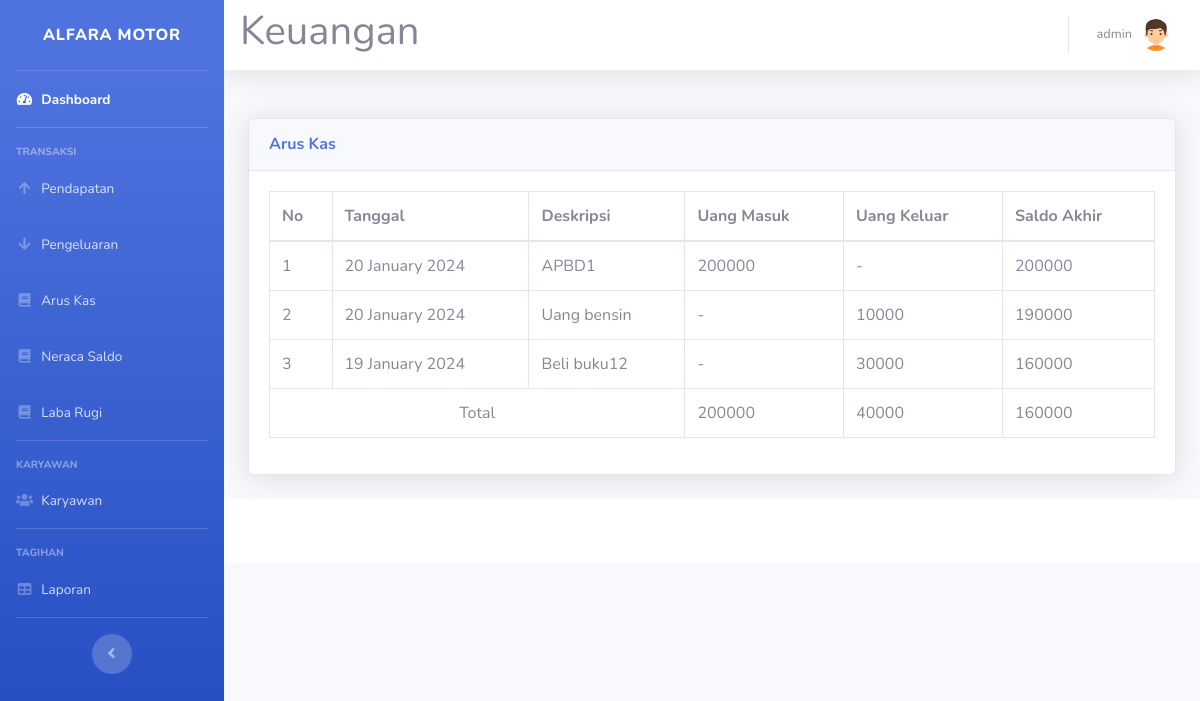
The app's page /arus_kas.php (signed in) with its own data.
### tables this page shows
CREATE TABLE `pemasukan` (
  `id_pemasukan` int(11) NOT NULL,
  `tgl_pemasukan` date NOT NULL,
  `jumlah` int(11) NOT NULL,
  `sumber` text NOT NULL,
  `status` int(11) NOT NULL
);

CREATE TABLE `pengeluaran` (
  `id_pengeluaran` int(11) NOT NULL,
  `tgl_pengeluaran` date NOT NULL,
  `jumlah` int(11) NOT NULL,
  `sumber` text NOT NULL,
  `status` int(11) NOT NULL
);

### arus_kas.php (the view, shortened to what this page needs)
<!DOCTYPE html>
<html lang="en">
<head>
    <link href="vendor/fontawesome-free/css/all.min.css" rel="stylesheet" type="text/css">
    <link href="css/sb-admin-2.min.css" rel="stylesheet">
</head>
<body id="page-top">
    <?php
    require('sidebar.php');
    ?>
    <div id="content">
        <?php require('navbar.php'); ?>
        <div class="container-fluid">
            <div class="row">
            </div>
            <div class="row">
                <div class="col-12">
                    <div class="card shadow mb-4">
                        <div class="card-header py-3">
                            <h6 class="m-0 font-weight-bold text-primary">Arus Kas</h6>
                        </div>
                        <div class="card-body">
                            <div class="table-responsive">
                                <?php
                                require 'koneksi.php';
                                $query_pemasukan = "SELECT tgl_pemasukan AS tanggal, sumber AS deskripsi, jumlah AS uang_masuk, '' AS uang_keluar FROM pemasukan";
                                $result_pemasukan = mysqli_query($koneksi, $query_pemasukan);
                                $query_pengeluaran = "SELECT tgl_pengeluaran AS tanggal, sumber AS deskripsi, '' AS uang_masuk, jumlah AS uang_keluar FROM pengeluaran";
                                $result_pengeluaran = mysqli_query($koneksi, $query_pengeluaran);
                                $result_combined = array();
                                while ($row_pemasukan = mysqli_fetch_assoc($result_pemasukan)) {
                                    $result_combined[] = $row_pemasukan;
                                }
                                while ($row_pengeluaran = mysqli_fetch_assoc($result_pengeluaran)) {
                                    $result_combined[] = $row_pengeluaran;
                                }
                                usort($result_combined, function ($a, $b) {
                                    return strtotime($b['tanggal']) - strtotime($a['tanggal']);
                                });
                                $saldo_akhir = 0;
                                echo '<table class="table table-bordered" id="dataTable" width="100%" cellspacing="0">';
                                echo '<thead>';
                                echo '<tr>';
                                echo '<th>No</th>';
                                echo '<th>Tanggal</th>';
                                echo '<th>Deskripsi</th>';
                                echo '<th>Uang Masuk</th>';
                                echo '<th>Uang Keluar</th>';
                                echo '<th>Saldo Akhir</th>';
                                echo '</tr>';
                                echo '</thead>';
                                echo '<tbody>';
                                $no = 1;
                                foreach ($result_combined as $row) {
                                    echo '<tr>';
                                    echo '<td>' . $no . '</td>';
                                    echo '<td>' . date('d F Y', strtotime($row['tanggal'])) . '</td>';
                                    echo '<td>' . $row['deskripsi'] . '</td>';
                                    echo '<td>' . ($row['uang_masuk'] !== '' ? $row['uang_masuk'] : '-') . '</td>';
                                    echo '<td>' . ($row['uang_keluar'] !== '' ? $row['uang_keluar'] : '-') . '</td>';
                                    $saldo_akhir += (is_numeric($row['uang_masuk']) ? $row['uang_masuk'] : 0) - (is_numeric($row['uang_keluar']) ? $row['uang_keluar'] : 0);
                                    echo '<td>' . $saldo_akhir . '</td>';
                                    echo '</tr>';
                                    $no++;
                                }
                                $total_masuk = array_sum(array_column($result_combined, 'uang_masuk'));
                                $total_keluar = array_sum(array_column($result_combined, 'uang_keluar'));
                                echo '<tr>';
                                echo '<td colspan="3" style="text-align:center;">Total</td>';
                                echo '<td>' . $total_masuk . '</td>';
                                echo '<td>' . $total_keluar . '</td>';
                                echo '<td>' . $saldo_akhir . '</td>';
                                echo '</tr>';
                                echo '</tbody>';
                                echo '</table>';
                                ?>
                            </div>
                        </div>
                    </div>
                </div>
            </div>
        </div>
        <?php require 'footer.php' ?>
    </div>
    </div>
</body>
</html>

### records on screen
pemasukan: tgl_pemasukan "20 January 2024", sumber "APBD1", jumlah "200000", saldo_akhir "200000"
pengeluaran: tgl_pengeluaran "20 January 2024", sumber "Uang bensin", jumlah "10000", saldo_akhir "190000"
pengeluaran: tgl_pengeluaran "19 January 2024", sumber "Beli buku12", jumlah "30000", saldo_akhir "160000"

### other values on screen
$_SESSION['nama'] "admin"
$total_masuk "200000"
$total_keluar "40000"
$saldo_akhir "160000"
